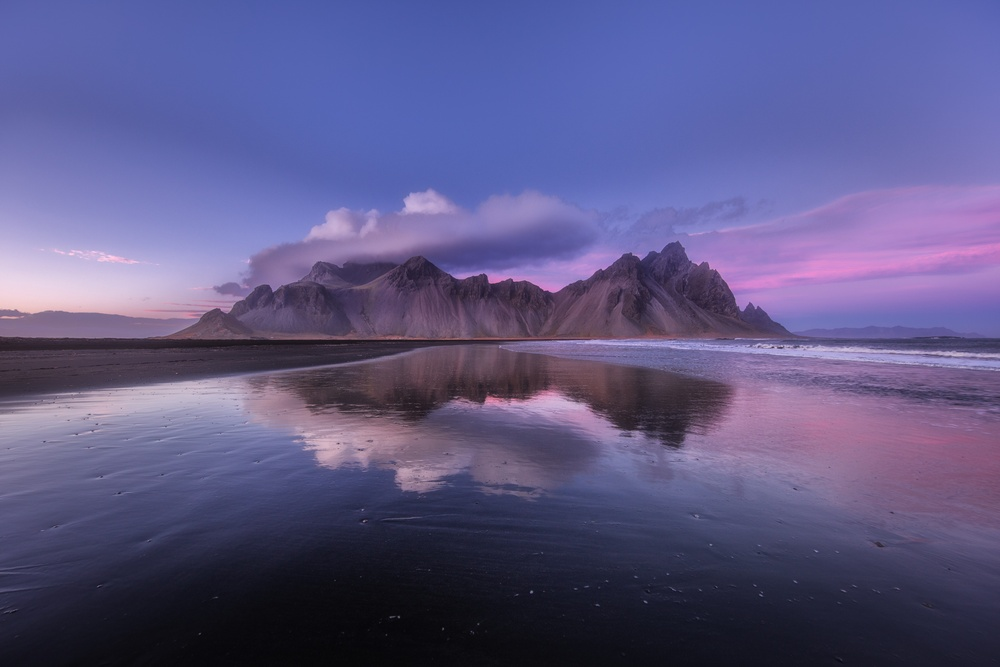
#> input picture trialIMG.jpg, 1000 x 667 px, shrunk from 6700 x 4467 before the run
$ python penciSketch.py
#> lines starting #> are read from the running program, lines starting #| are printed output that depends on the picture
'''
This a demo python code which converts an image to it's grayscale image.
It uses opencv-python library to do this.
'''
import cv2
image = cv2.imread("trialIMG.jpg") # Please give appropriate path to the image to be converted
#> image is the input picture: shape (667, 1000, 3); mean B, G, R 133.3, 87.8, 92.5
gray_image = cv2.cvtColor(image, cv2.COLOR_BGR2GRAY) #convert image to grayscale
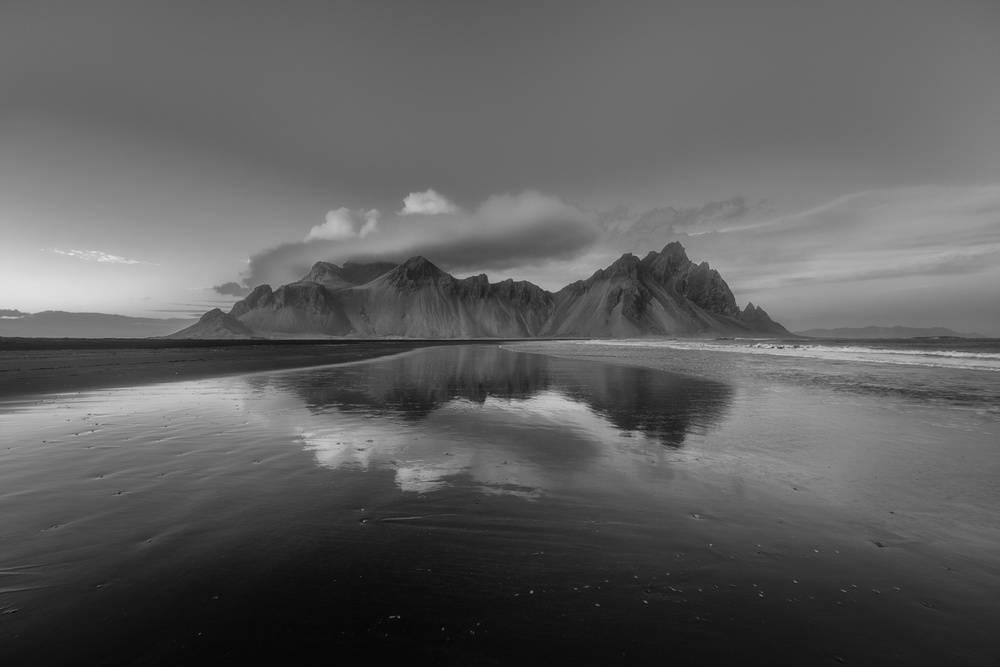
#> gray_image: shape (667, 1000); min 5, max 227, mean 94.4
inverted_image = 255 - gray_image #Invert the image for best results
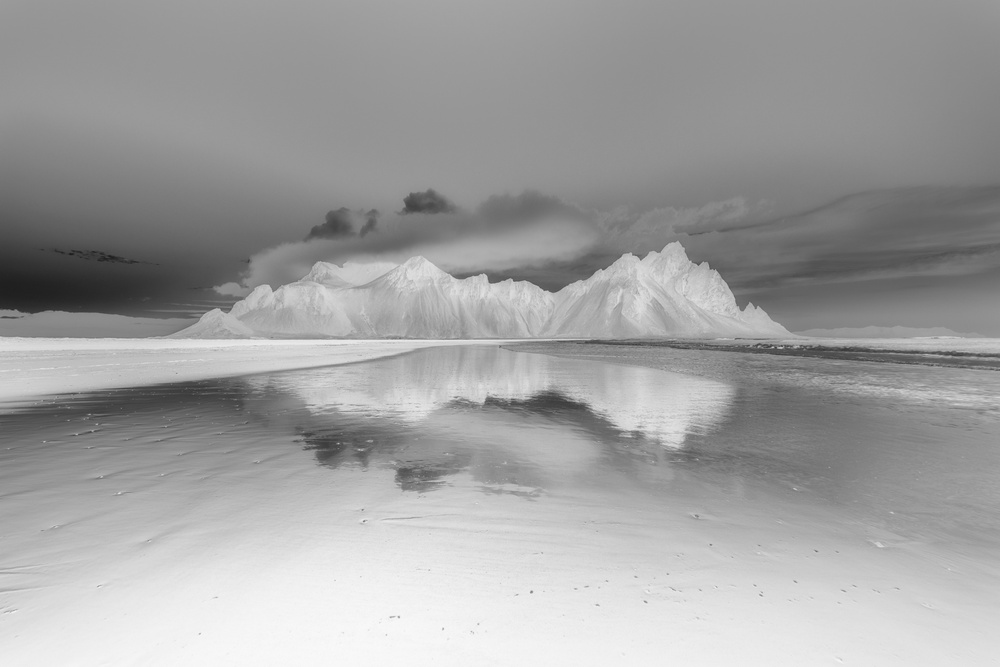
#> inverted_image: shape (667, 1000); min 28, max 250, mean 160.6
blurred = cv2.GaussianBlur(inverted_image, (21, 21), 0)
inverted_blurred = 255 - blurred
pencil_sketch = cv2.divide(gray_image, inverted_blurred, scale=256.0) # Create pencil sketch
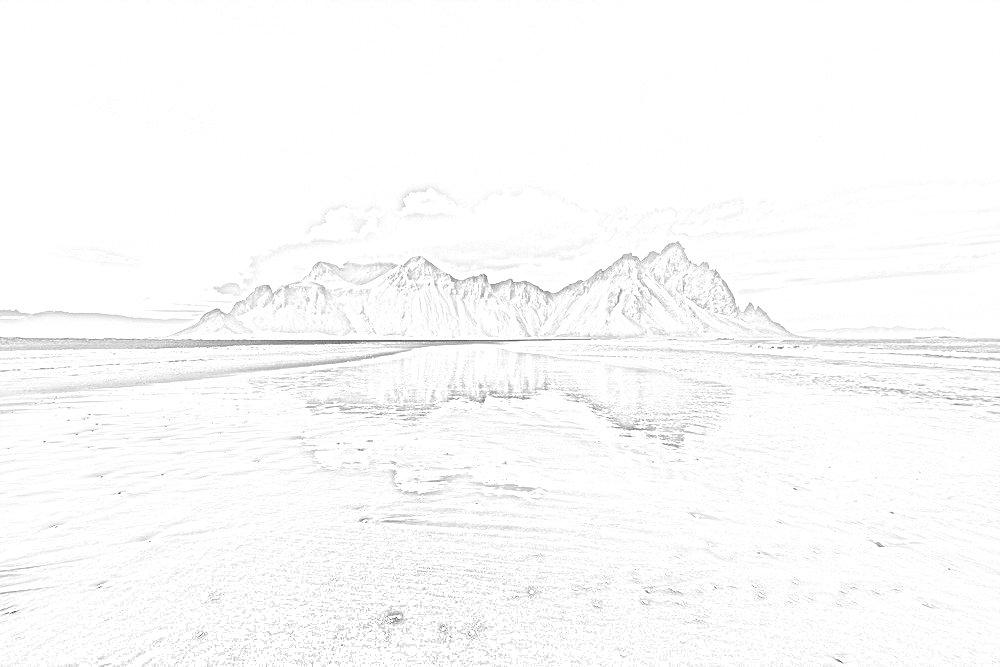
#> pencil_sketch: shape (667, 1000); min 70, max 255, mean 250.7
# Open Image
cv2.imshow("Real Image", image)
cv2.imshow("Pencil Sketch of the given image", pencil_sketch)
cv2.waitKey(0)
